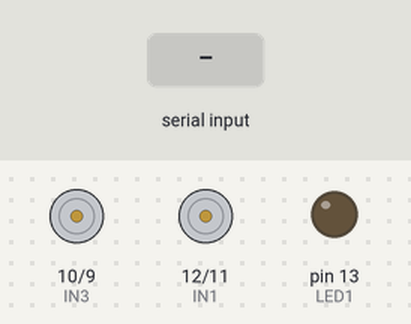
Recording of a sketch running on a simulated Arduino Uno, built with avr-gcc and run on an emulated ATmega328P. Parts: motor-driver pin pairs drawn as motors (green arrow = first pin HIGH = forward, orange = second pin HIGH = backward, longer = more drive), output pins drawn as LEDs (lit = HIGH). The inputs (shaded band) are chosen by the test bench.

Above: at 1.2 s.
1.3 s: "F" received over Serial
At 1.9 s:
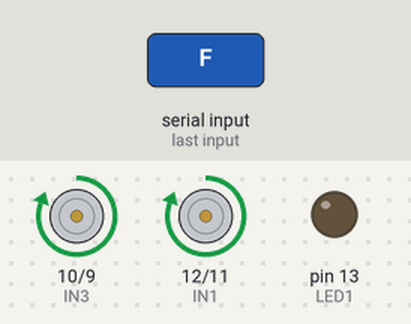
2.8 s: "B" received over Serial
At 4.0 s:
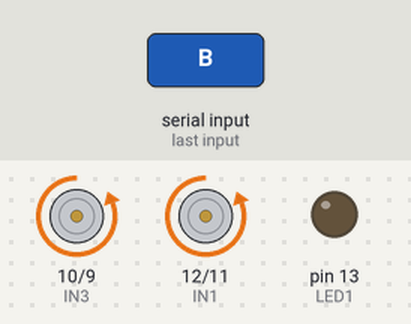
4.3 s: "R" received over Serial
At 5.3 s:
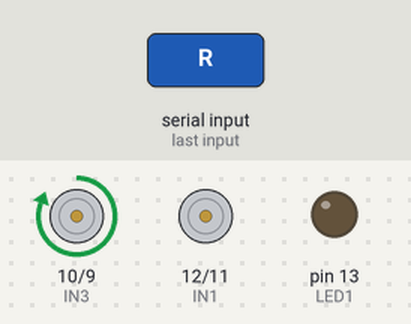
5.8 s: "L" received over Serial
At 6.5 s:
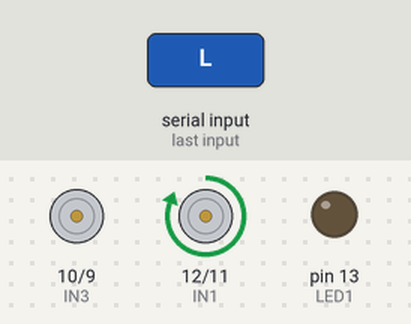
7.3 s: "C" received over Serial
At 7.6 s:
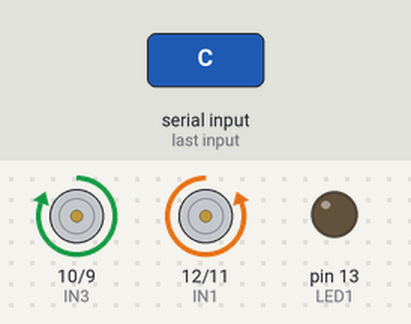
8.8 s: "A" received over Serial
At 10.0 s:
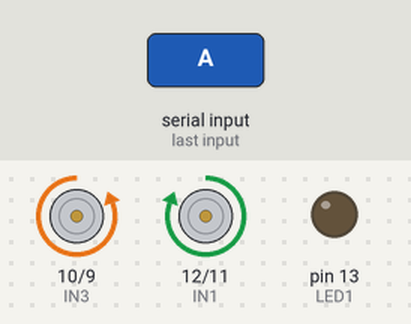
Timing chart, 0 to 11.3 s (numbered marks = the images above; inputs shaded):
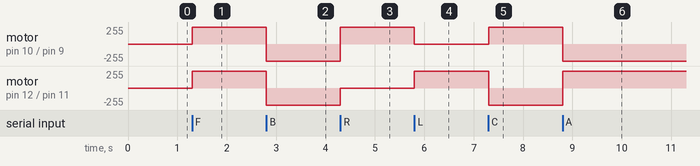

Measured:
- after the input at 1.3 s, motor on pin 10 (IN3) / pin 9 (IN4), motor on pin 12 (IN1) / pin 11 (IN2): stopped → forward 255/255 at once
- after the input at 2.8 s, motor on pin 10 (IN3) / pin 9 (IN4), motor on pin 12 (IN1) / pin 11 (IN2): forward 255/255 → backward 255/255 at once
- after the input at 4.3 s, motor on pin 10 (IN3) / pin 9 (IN4): backward 255/255 → forward 255/255 at once; motor on pin 12 (IN1) / pin 11 (IN2): backward 255/255 → stopped at once
- after the input at 5.8 s, motor on pin 10 (IN3) / pin 9 (IN4): forward 255/255 → stopped at once; motor on pin 12 (IN1) / pin 11 (IN2): stopped → forward 255/255 at once
- after the input at 7.3 s, motor on pin 10 (IN3) / pin 9 (IN4): stopped → forward 255/255 at once; motor on pin 12 (IN1) / pin 11 (IN2): forward 255/255 → backward 255/255 at once
- after the input at 8.8 s, motor on pin 10 (IN3) / pin 9 (IN4): forward 255/255 → backward 255/255 at once; motor on pin 12 (IN1) / pin 11 (IN2): backward 255/255 → forward 255/255 at once

The sketch:

code.ino
```cpp
// Motor control pins
#define LED1 13
#define IN1 12
#define IN2 11
#define IN3 10
#define IN4 9

void setup() {
  Serial.begin(9600);  // Initialize Bluetooth communication

  // Initialize motor control pins
  pinMode(IN1, OUTPUT);
  pinMode(IN2, OUTPUT);
  pinMode(IN3, OUTPUT);
  pinMode(IN4, OUTPUT);
  pinMode(LED1, OUTPUT);

  // Ensure motors are stopped initially
  digitalWrite(IN1, LOW);
  digitalWrite(IN2, LOW);
  digitalWrite(IN3, LOW);
  digitalWrite(IN4, LOW);
}

void loop() {
  if (Serial.available() > 0) {
    char inputValue = Serial.read();

    switch(toupper(inputValue)) {  // Convert to uppercase for case-insensitive comparison
      case 'F': // Forward
        digitalWrite(IN1, HIGH);
        digitalWrite(IN2, LOW);
        digitalWrite(IN3, HIGH);
        digitalWrite(IN4, LOW);
        break;

      case 'B': // Backward
        digitalWrite(IN1, LOW);
        digitalWrite(IN2, HIGH);
        digitalWrite(IN3, LOW);
        digitalWrite(IN4, HIGH);
        break;

      case 'R': // Right
        digitalWrite(IN1, LOW);
        digitalWrite(IN2, LOW);
        digitalWrite(IN3, HIGH);
        digitalWrite(IN4, LOW);
        break;

      case 'L': // Left
        digitalWrite(IN1, HIGH);
        digitalWrite(IN2, LOW);
        digitalWrite(IN3, LOW);
        digitalWrite(IN4, LOW);
        break;

      case 'C': // Clockwise rotation
        digitalWrite(IN1, LOW);
        digitalWrite(IN2, HIGH);
        digitalWrite(IN3, HIGH);
        digitalWrite(IN4, LOW);
        break;

      case 'A': // Anti-clockwise rotation
        digitalWrite(IN1, HIGH);
        digitalWrite(IN2, LOW);
        digitalWrite(IN3, LOW);
        digitalWrite(IN4, HIGH);
        break;

      case 'O': // LED On
        digitalWrite(LED1, HIGH);
        break;

      case 'S': // Stop (both motors and LED)
        digitalWrite(IN1, LOW);
        digitalWrite(IN2, LOW);
        digitalWrite(IN3, LOW);
        digitalWrite(IN4, LOW);
        digitalWrite(LED1, LOW);
        break;

      default:
        break;
    }
  }
}
```
